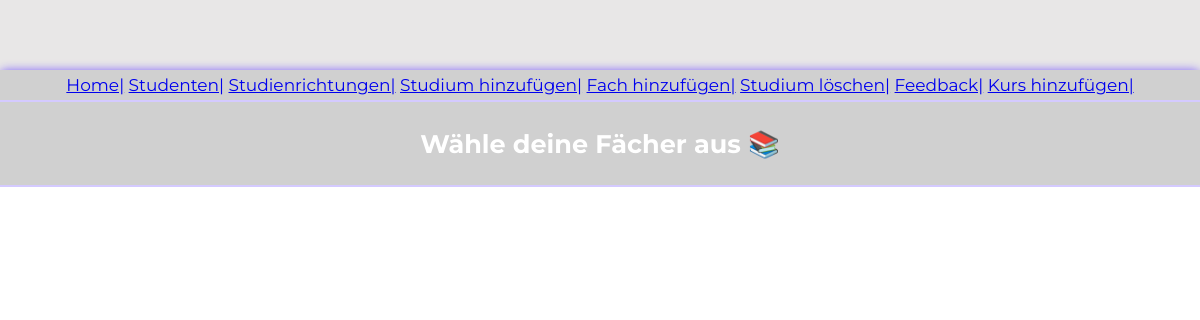
The app's page /lvplaner/BW/Accounting Management Control I/, older data.
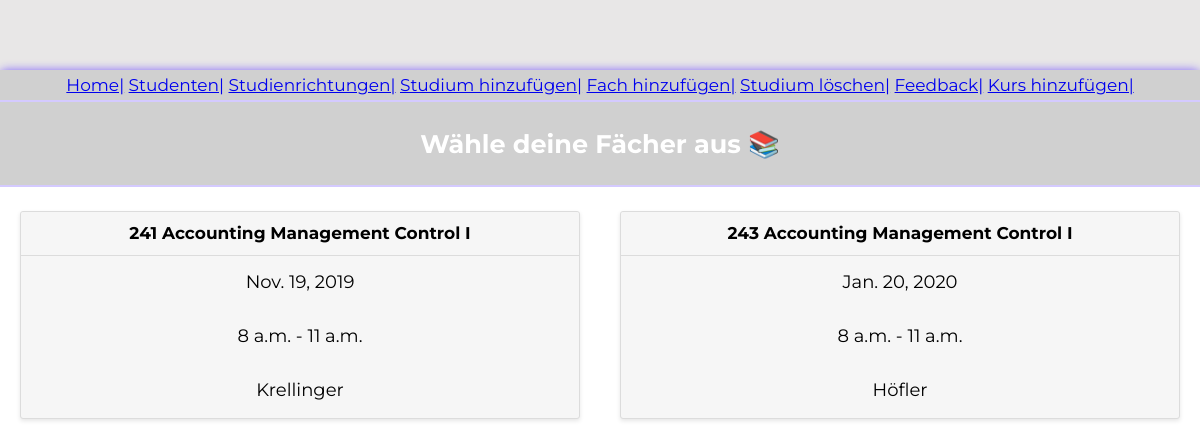
The same page, newer data.
### lvplaner/models.py (models this page shows, shortened)
class Course(models.Model):
    course_id = models.IntegerField(verbose_name="LV-Nummer", primary_key=True)
    time = models.TimeField(verbose_name='Uhrzeit Beginn')
    end_time = models.TimeField(verbose_name='Uhrzeit Ende', default='18:30')
    date = models.DateField(verbose_name='Datum')
    lecturer = models.CharField(verbose_name='Dozent', max_length=40)
    subject_title = models.ForeignKey(Subject, on_delete=models.PROTECT)

class Subject(models.Model):
    title = models.CharField(verbose_name="Fachbezeichung", primary_key=True, max_length=40)
    major_name = models.ForeignKey(Major, on_delete=models.PROTECT)
    def __str__(self):
        template = '{0.title}'
        return template.format(self)

### lvplaner/views.py (the view)
# urls.py: url(r'^(?P<major_name>[-\w\d]+)/(?P<subject_title>[-\w\d\s]+)/$', views.courses, name='courses'),
def courses(request, major_name, subject_title):
    subject = get_object_or_404(Subject, pk=subject_title)
    return render(request, 'lvplaner/courses.html', {'subject': subject})

### lvplaner/templates/lvplaner/courses.html (shortened to what this page needs)
{% extends "layout.html" %}
{% block content %}
<header>
<h2> Wähle deine Fächer aus {{ major.major_name }} 📚 </h2>
</header>
<br />
<body>
<div class="cards">
   {% for course in subject.course_set.all %}
    <div class = "card">
        <header> {{ course.course_id }} {{  course.subject_title }} </header>
        <div class="card-copy">
            {{ course.date }}
        </div>
        <div class="card-copy">
            {{ course.time }} - {{ course.end_time }}
        </div>
        <div class="card-copy">
            {{ course.lecturer }}
        </div>
    </div>
    {% endfor %}
</div>
</body>
{% endblock %}

### templates/layout.html (shortened to what this page needs)
{% load static %}
<!doctype html>
<html>
    <head>
        <link rel="stylesheet" href="{% static 'css/layout.css' %}">
    </head>
    <header>
        <a href="/">Home|</a>
         <a href="{% url 'students' %}">Studenten|</a>
         <a href="{% url 'list' %}">Studienrichtungen|</a>
        <a href="{% url 'createmajor' %}">Studium hinzufügen|</a>
        <a href="{% url 'createsubject' %}">Fach hinzufügen|</a>
        <a href="{% url 'deletemajor' %}">Studium löschen|</a>
       <a href="{% url 'suggestion' %}">Feedback|</a>
        <a href="{% url 'createcourse' %}">Kurs hinzufügen|</a>
    </header>
    <body class="lvtool">
        {% block content %} {% endblock content %}
    </body>
</html>

### lvplaner/static/css/layout.css (style rules this page uses)
html { box-sizing: border-box; background: #e8e7e7; font-family: 'Montserrat';font-size: 20px; }
*, *::after, *::before { box-sizing: inherit; }
header { color: #FFF; padding: 5px 10px; text-align: center; align-items: center; background-color: #D0D0D0; border-bottom: solid 2px #D4CAFF; font-size: 17px; }
.lvtool { background: #fff; text-align: center; width: 1200px; height: 800px; margin: 70px auto; box-shadow: 0px 0px 10px rgb(133, 104, 250); border-radius: 6px; }
.cards { display: -webkit-box; display: -moz-box; display: box; display: -webkit-flex; display: -moz-flex; display: -ms-flexbox; display: flex; -webkit-box-lines: multiple; -moz-box-lines: multiple; box-lines: multiple; -webkit-flex-wrap: wrap; -moz-flex-wrap: wrap; -ms-flex-wrap: wrap; flex-wrap: wrap; -webkit-box-pack: justify; -moz-box-pack: justify; box-pack: justify; -webkit-justify-content: space-between; -moz-justify-content: space-between; -ms-justify-content: space-between; -o-justify-content: space-between; justify-content: space-between; -ms-flex-pack: justify; }
.card { -webkit-flex-basis: 15em; -moz-flex-basis: 15em; flex-basis: 15em; -ms-flex-preferred-size: 15em; -webkit-flex-grow: 1; -moz-flex-grow: 1; flex-grow: 1; -ms-flex-positive: 1; -webkit-transition: all 0.2s ease-in-out; -moz-transition: all 0.2s ease-in-out; transition: all 0.2s ease-in-out; background-color: #f6f6f6; border-radius: 3px; border: 1px solid gainsboro; box-shadow: 0 2px 4px #e6e6e6; margin: 0 1em 1.5em 1em; position: relative; }
.card header { -webkit-transition: all 0.2s ease-in-out; -moz-transition: all 0.2s ease-in-out; transition: all 0.2s ease-in-out; background-color: #f6f6f6; border-bottom: 1px solid gainsboro; border-radius: 3px 3px 0 0; font-weight: bold; line-height: 1.5em; padding: 0.5em 0.75em; color: black; }
.card .card-copy { font-size: 0.9em; line-height: 1.5em; padding: 0.75em 0.75em; }

Row changes from the older to the newer data that the page shows:
added Course: course_id "241", subject_title "Accounting Management Control I", date "Nov. 19, 2019", time "8 a.m.", end_time "11 a.m.", lecturer "Krellinger"
added Course: course_id "243", subject_title "Accounting Management Control I", date "Jan. 20, 2020", time "8 a.m.", end_time "11 a.m.", lecturer "Höfler"
